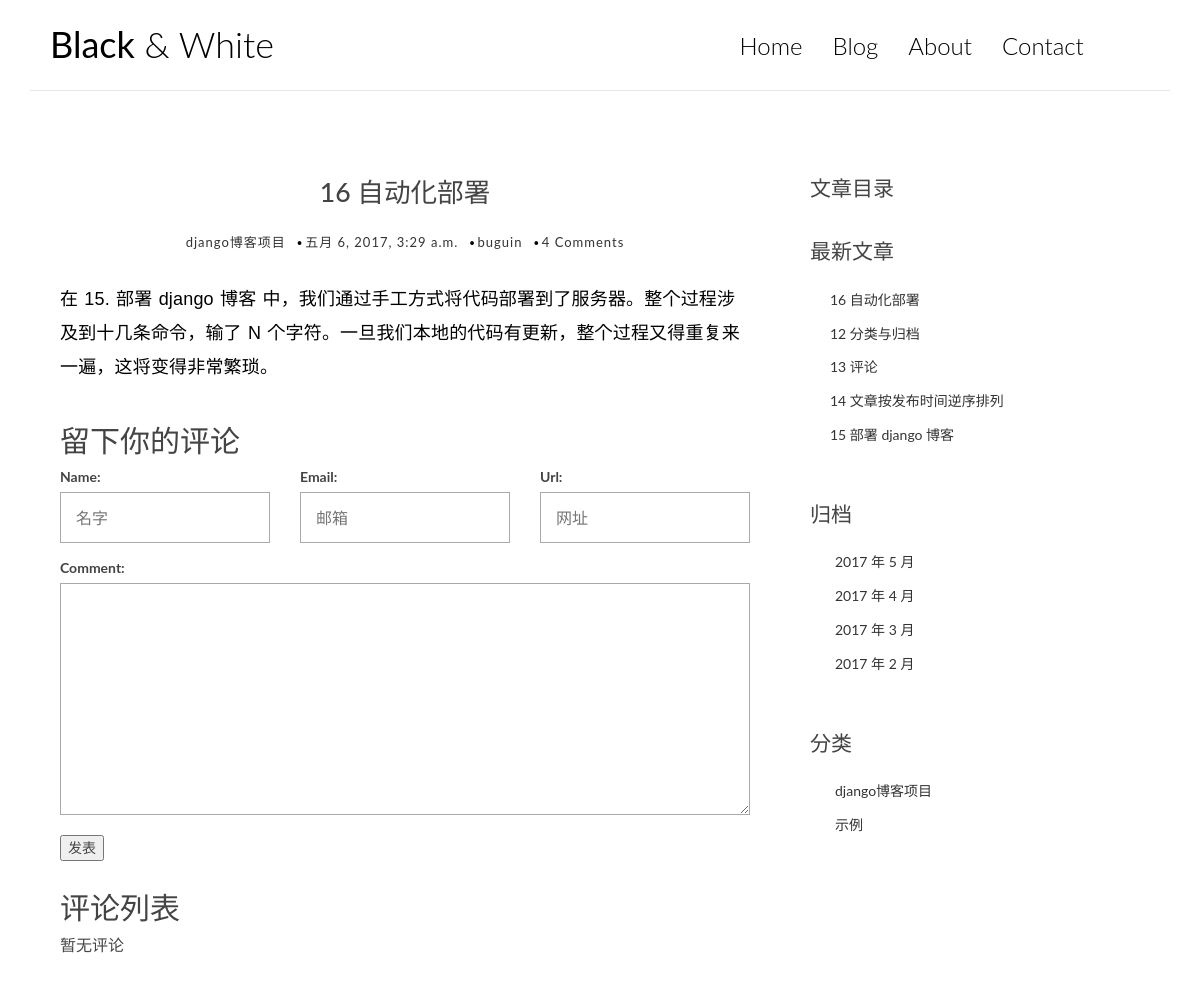
The page /post/13/ on the database its author committed.
### blog/models.py (models this page shows, shortened)
@python_2_unicode_compatible
class Post(models.Model):
    title = models.CharField(max_length=70)
    body = models.TextField()
    created_time = models.DateTimeField()
    modified_time = models.DateTimeField()
    excerpt = models.CharField(max_length=200, blank=True)
    category = models.ForeignKey(Category)
    tags = models.ManyToManyField(Tag, blank=True)
    author = models.ForeignKey(User)
    def get_absolute_url(self):
        return reverse('blog:detail', kwargs={'pk': self.pk})
    class Meta:
        ordering = ['-created_time']

@python_2_unicode_compatible
class Category(models.Model):
    name = models.CharField(max_length=100)

### blog/views.py (the view)
# urls.py: url(r'^post/(?P<pk>[0-9]+)/$', views.detail, name='detail'),
def detail(request, pk):
    post = get_object_or_404(Post, pk=pk)
    md = markdown.Markdown(extensions=[
        'markdown.extensions.extra',
        'markdown.extensions.codehilite',
        TocExtension(slugify=slugify),
    ])
    post.body = md.convert(post.body)
    form = CommentForm()
    comment_list = post.comment_set.all()
    context = {'post': post,
               'form': form,
               'comment_list': comment_list,
               'toc': md.toc
               }
    return render(request, 'blog/detail.html', context=context)

### comments/forms.py
class CommentForm(forms.ModelForm):
    class Meta:
        model = Comment
        fields = ['name', 'email', 'url', 'text']
        widgets = {
            'name': forms.TextInput(attrs={
                'placeholder': "名字",
            }),
            'email': forms.TextInput(attrs={
                'placeholder': "邮箱",
            }),
            'url': forms.TextInput(attrs={
                'placeholder': "网址",
            }),
        }

### blog/templatetags/blog_tags.py (called while the page is built)
@register.simple_tag
def get_recent_posts(num=5):
    return Post.objects.all()[:num]

@register.simple_tag
def archives():
    return Post.objects.dates('created_time', 'month', order='DESC')

@register.simple_tag
def get_categories():
    return Category.objects.all()

### templates/blog/detail.html (shortened to what this page needs)
{% extends 'base.html' %}
{% block main %}
<article class="post post-1">
    <header class="entry-header">
        <h1 class="entry-title">{{ post.title }}</h1>
        <div class="entry-meta">
            <span class="post-category"><a href="#">{{ post.category.name }} </a></span>
            <span class="post-date">
				<a href="#">
					<time class="entry-date" datetime="{{ post.created_time }}">{{ post.created_time }} </time>
				</a>
			</span>
			<span class="post-author"><a href="#">{{ post.author }} </a></span>
			<span class="comments-link"><a href="#">4 Comments</a></span>
		</div>
	</header>
	<div class="entry-content clearfix">
		{{ post.body|safe }}
	</div>
</article>
<section class="comment-area">
    <h2>留下你的评论</h2>
    <form action="{% url 'comments:post_comment' post.pk %}" method="post" class="comment-form">
        <div class="row">
            <div class="col-md-4">
                <label for="{{ form.name.id_for_label }}">Name:</label>
                {{ form.name }}
            </div>
            <div class="col-md-4">
                <label for="{{ form.email.id_for_label }}">Email:</label>
                {{ form.email }}
            </div>
            <div class="col-md-4">
                <label for="{{ form.url.id_for_label }}">Url:</label>
                {{ form.url }}
            </div>
            <div class="col-md-12">
                <label for="{{ form.text.id_for_label }}">Comment:</label>
                {{ form.text }}
                <button type="submit"><span>发表</span></button>
            </div>
        </div>
    </form>
    <div class="comment-list">
        <h2>评论列表</h2>
        <ul class="list-unstyled">
            {% for comment in comment_list %}
            <li class="comment-item">
                <span class="name">{{ comment.name }}</span>
                <time class="date">{{ comment.created_time }}</time>
                <div class="text">
                    {{ comment.text }}
                </div>
            </li>
            {% empty %}
            暂无评论
            {% endfor %}
        </ul>
    </div>
</section>
{% endblock main %}
{% block catalogue %}
<h3 class="widget-title">文章目录</h3>
{% endblock catalogue %}

### templates/base.html (shortened to what this page needs)
<!DOCTYPE html>
<html lang="en">
<head>
    {% load staticfiles %}
    <link rel="stylesheet" href="{% static 'blog/css/bootstrap.min.css' %}">
    <link rel="stylesheet" href="http://code.ionicframework.com/ionicons/2.0.1/css/ionicons.min.css">
    <link rel="stylesheet" href="{% static 'blog/css/pace.css' %}">
    <link rel="stylesheet" href="{% static 'blog/css/custom.css' %}">
    <link rel="stylesheet" href="{% static 'blog/css/friendly.css' %}">
</head>
<body>
<div class="container">
    <header id="site-header">
        <div class="row">
            <div class="col-md-4 col-sm-5 col-xs-8">
                <div class="logo">
                    <h1><a href="{% url 'blog:index' %}"><b>Black</b> &amp; White</a></h1>
                </div>
            </div>
            <div class="col-md-8 col-sm-7 col-xs-4">
                <nav class="main-nav" role="navigation">
                    <div class="collapse navbar-collapse" id="bs-example-navbar-collapse-1">
                        <ul class="nav navbar-nav navbar-right">
                            <li class="cl-effect-11"><a href="{% url 'blog:index' %}" data-hover="Home">Home</a></li>
                            <li class="cl-effect-11"><a href="full-width.html" data-hover="Blog">Blog</a></li>
                            <li class="cl-effect-11"><a href="about.html" data-hover="About">About</a></li>
                            <li class="cl-effect-11"><a href="contact.html" data-hover="Contact">Contact</a></li>
                        </ul>
                    </div>
                </nav>
            </div>
        </div>
    </header>
</div>
<div class="content-body">
    <div class="container">
        <div class="row">
            <main class="col-md-8">
                {% block main %}
                {% endblock main %}
            </main>
            {% load blog_tags %}
            <aside class="col-md-4">
                <div class="widget widget-recent-posts">
                    {% block catalogue %}
                    {% endblock catalogue %}
                    <h3 class="widget-title">最新文章</h3>
                    {% get_recent_posts as recent_post_list %}
                    <ul>
                        {% for post in recent_post_list %}
                        <li>
                            <a href="{{ post.get_absolute_url }}">{{ post.title }}</a>
                        </li>
                        {% endfor %}
                    </ul>
                </div>
                <div class="widget widget-archives">
                    <h3 class="widget-title">归档</h3>
                    {% archives as date_list %}
                    <ul>
                        {% for date in date_list %}
                        <li>
                            <a href="{% url 'blog:archives' date.year date.month %}">{{ date.year }} 年 {{ date.month }} 月</a>
                        </li>
                        {% endfor %}
                    </ul>
                </div>
                <div class="widget widget-category">
                    <h3 class="widget-title">分类</h3>
                    {% get_categories as category_list %}
                    <ul>
                        {% for category in category_list %}
                        <li>
                            <a href="{% url 'blog:category' category.pk %}">{{ category.name }}</a>
                        </li>
                        {% endfor %}
                    </ul>
                </div>
            </aside>
        </div>
    </div>
</div>
</body>
</html>

### blog/static/blog/css/custom.css (style rules this page uses)
* { outline: none; }
h1, h2, h3, h4, h5, h6 { margin-top: 0; }
b { font-weight: 400; }
a { color: #333; }
body { color: #444; font-family: 'Lato', sans-serif; }
p { font-family: 'Ubuntu', sans-serif; font-weight: 400; word-spacing: 1px; letter-spacing: 0.01em; }
#site-header { background-color: #FFF; padding: 25px 20px; margin-bottom: 40px; border-bottom: 1px solid #e7e7e7; }
.logo h1 a { color: #000; }
.logo h1 { margin: 0; font-family: 'Lato', sans-serif; font-weight: 300; }
.main-nav { margin-top: 11px; max-width: 95%; }
.main-nav a { color: #000000 !important; padding: 0 0 5px 0 !important; margin-right: 30px; font-family: 'Lato', sans-serif; font-weight: 300; font-size: 24px; }
.cl-effect-11 a { padding: 10px 0; color: #0972b4; text-shadow: none; }
.cl-effect-11 a::before { position: absolute; top: 0; left: 0; overflow: hidden; padding: 0 0 5px 0 !important; max-width: 0; border-bottom: 1px solid #000; color: #000; content: attr(data-hover); -webkit-transition: max-width 0.5s; -moz-transition: max-width 0.5s; transition: max-width 0.5s; }
.content-body { padding-bottom: 4em; }
.post, .comment-area { background: #fff; padding: 30px 30px 0; }
.entry-title { text-align: center; font-size: 1.9em; margin-bottom: 20px; line-height: 1.6; padding: 10px 20px 0; }
.entry-meta { text-align: center; color: #DDDDDD; font-size: 13px; letter-spacing: 1px; margin-bottom: 30px; }
.entry-content { font-size: 18px; line-height: 1.9; font-weight: 300; color: #000; }
.post-category, .post-date, .post-author { position: relative; padding-right: 15px; }
.post-category::after, .post-date::after, .post-author::after { position: absolute; content: '.'; color: #000; font-size: 30px; top: -22px; right: 1px; }
.widget { background: #fff; padding: 30px 0 0; }
.widget-title { font-size: 1.5em; margin-bottom: 20px; line-height: 1.6; padding: 10px 0 0; font-weight: 400; }
.widget-recent-posts ul { padding: 0; margin: 0; padding-left: 20px; }
.widget-recent-posts ul li { list-style-type: none; position: relative; line-height: 170%; margin-bottom: 10px; }
.widget-recent-posts ul li::before { content: '\f3d3'; font-family: "Ionicons"; position: absolute; left: -17px; top: 3px; font-size: 16px; color: #000; }
.widget-archives ul { padding: 0; margin: 0; padding-left: 25px; }
.widget-archives ul li { list-style-type: none; position: relative; line-height: 170%; margin-bottom: 10px; }
.widget-archives ul li::before { content: '\f3f3'; font-family: "Ionicons"; position: absolute; left: -25px; top: 1px; font-size: 16px; color: #000; }
.widget-category ul { padding: 0; margin: 0; padding-left: 25px; }
.widget-category ul li { list-style-type: none; position: relative; line-height: 170%; margin-bottom: 10px; }
.widget-category ul li::before { content: '\f3fe'; font-family: "Ionicons"; position: absolute; left: -25px; top: 1px; font-size: 18px; color: #000; }
.contact-form input, .comment-form input { border: 1px solid #aaa; margin-bottom: 15px; width: 100%; padding: 15px 15px; font-size: 16px; line-height: 100%; transition: 0.4s border-color linear; }
.contact-form textarea, .comment-form textarea { border: 1px solid #aaa; margin-bottom: 15px; width: 100%; padding: 15px 15px; font-size: 16px; line-height: 20px !important; min-height: 183px; transition: 0.4s border-color linear; }
.comment-list { margin-top: 30px; font-size: 16px; }

### rows shown on the page
Post: title "16 自动化部署", category.name "django博客项目", created_time "五月 6, 2017, 3:29 a.m.", author "buguin", body "在 15. 部署 django 博客 中，我们通过手工方式将代码部署到了服务器。整个过程涉及到十几条命令，输了 N 个字符。一旦我们本地的代码有更新，整个过程又得重复来一遍，这将变得非常繁琐。"
Post: title "12 分类与归档"
Post: title "13 评论"
Post: title "14 文章按发布时间逆序排列"
Post: title "15 部署 django 博客"
Category: name "django博客项目"
Category: name "示例"

### other values the page prints
{{ date.year }} "2017" "2017" "2017" "2017"
{{ date.month }} "5" "4" "3" "2"
